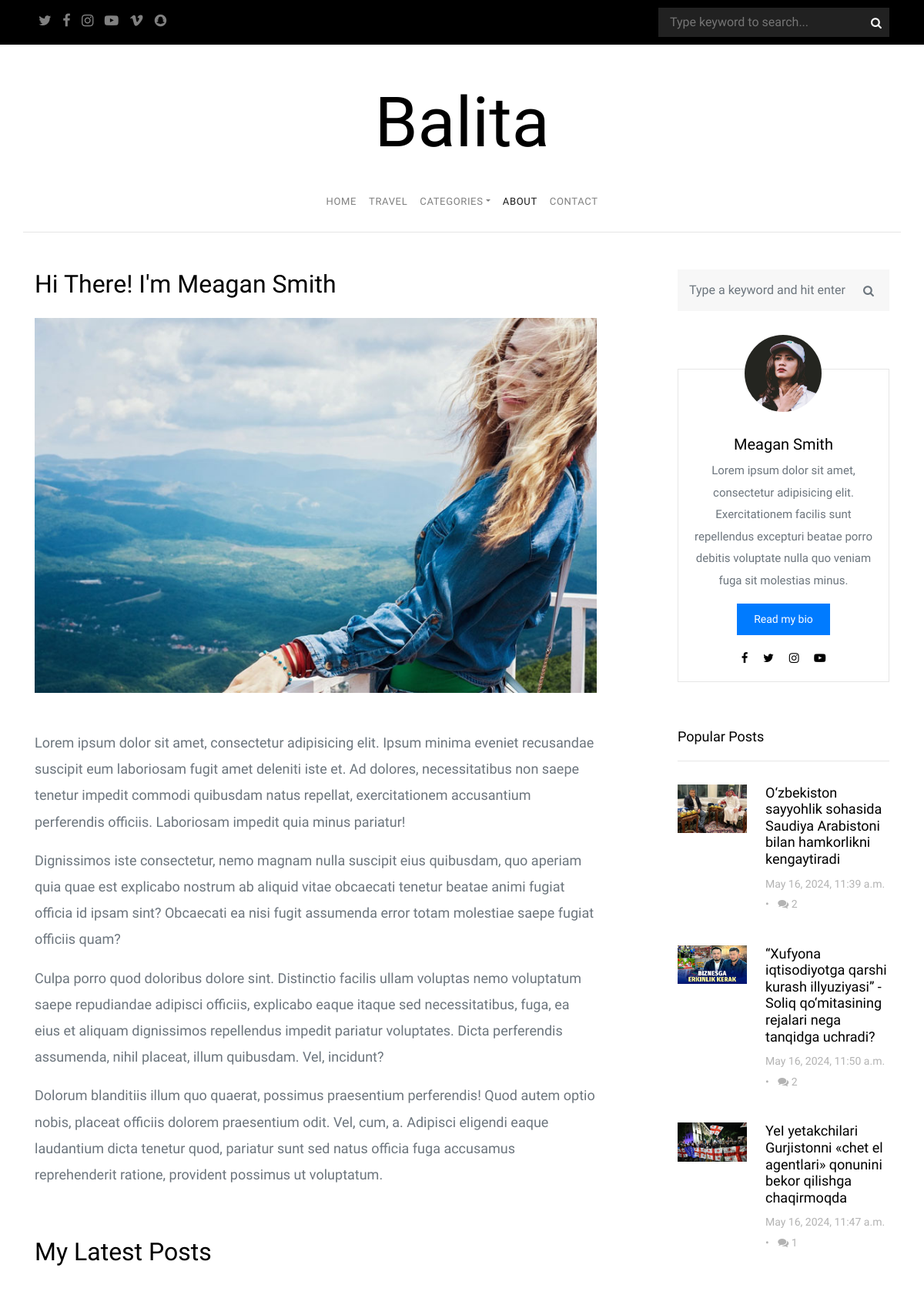
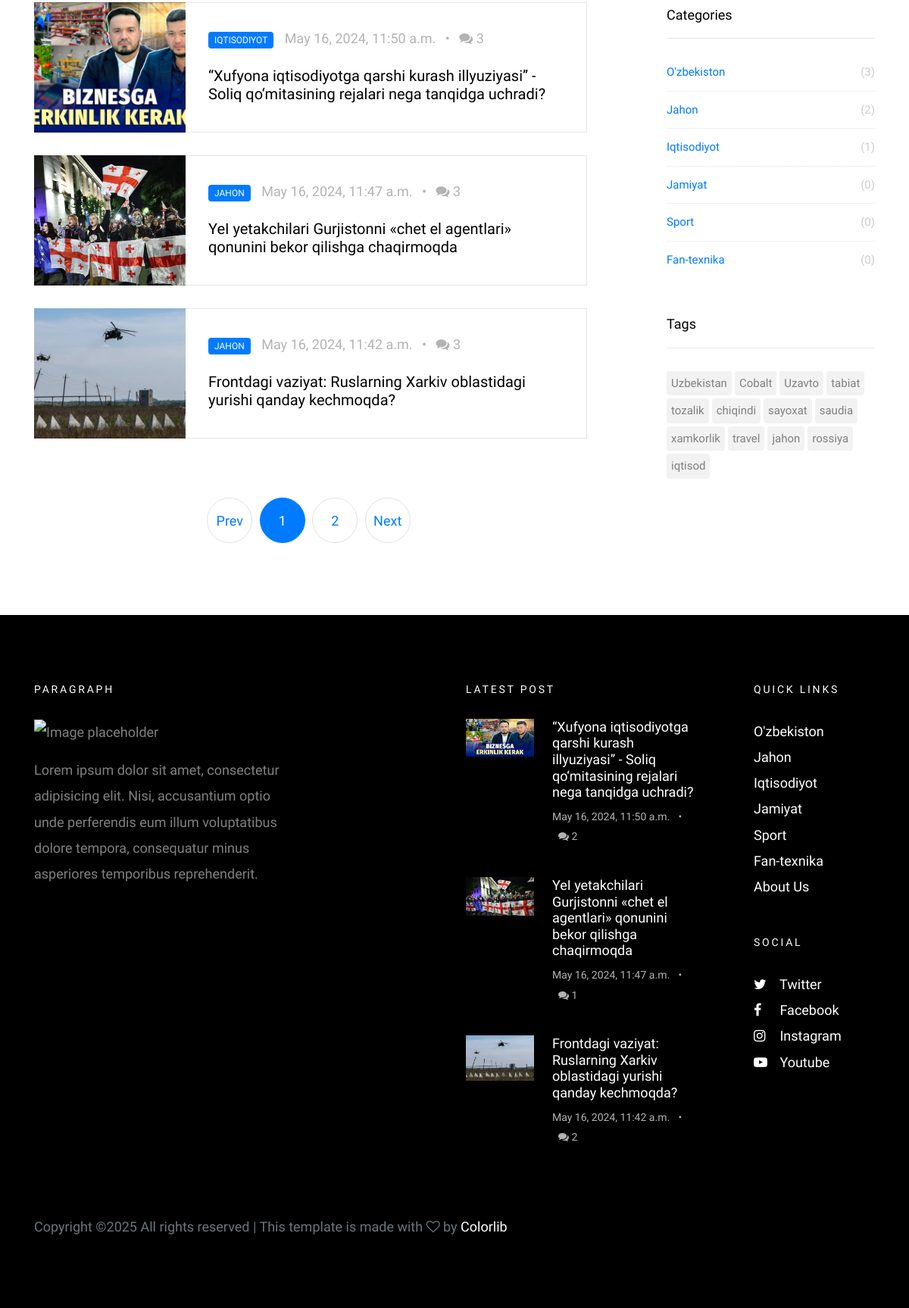
The page /about/ on the database its author committed (2 pictures, top to bottom).
### blog/models.py (models this page shows, shortened)
class Article(models.Model):
    title = models.CharField(max_length=255)
    sub_title = models.TextField(blank=True, null=True)
    category = models.ForeignKey(Category, on_delete=models.CASCADE)
    description = CKEditor5Field('Text', config_name='extends')
    image = models.ImageField(upload_to='articles/')
    tags = models.ManyToManyField(Tag, blank=True, null=True)
    is_published = models.BooleanField(default=True)
    view_count = models.IntegerField(default=0)
    created_at = models.DateTimeField(auto_now_add=True)
    updated_at = models.DateTimeField(auto_now=True)

class Category(models.Model):
    name = models.CharField(max_length=70)
    created_at = models.DateTimeField(auto_now_add=True)
    updated_at = models.DateTimeField(auto_now=True)
    def __str__(self):
        return self.name

class Tag(models.Model):
    name = models.CharField(max_length=255)
    created_at = models.DateTimeField(auto_now_add=True)
    updated_at = models.DateTimeField(auto_now=True)

### blog/views.py (the view)
# urls.py: path('about/', about_view),
def about_view(request):
    data = request.GET
    latest = Article.objects.all().order_by('-created_at')
    page = data.get('page', 1)
    page_article = Paginator(latest, 3)
    categories = Category.objects.all()
    tags = Tag.objects.all()
    popular = Article.objects.all().order_by('-view_count')
    d = {
        "about": "active",
        "categories": categories,
        "popular": popular[:3],
        "tags": tags,
        "latest": page_article.get_page(page),
        "latests_footer": latest[:3]
    }
    return render(request, 'about.html', context=d)

### templates/about.html (shortened to what this page needs)
{% extends 'layouts/master.html' %}
{% load static %}
{% block content %}
<div class="col-md-12 col-lg-8 main-content">
    <div class="row">
        <div class="col-md-12">
            <h2 class="mb-4">Hi There! I'm Meagan Smith</h2>
            <p class="mb-5"><img src="{% static 'images/img_6.jpg' %}" alt="Image placeholder"
                                 class="img-fluid"></p>
            <p>Lorem ipsum dolor sit amet, consectetur adipisicing elit. Ipsum minima eveniet recusandae
                suscipit eum laboriosam fugit amet deleniti iste et. Ad dolores, necessitatibus non saepe
                tenetur impedit commodi quibusdam natus repellat, exercitationem accusantium perferendis
                officiis. Laboriosam impedit quia minus pariatur!</p>
            <p>Dignissimos iste consectetur, nemo magnam nulla suscipit eius quibusdam, quo aperiam quia
                quae est explicabo nostrum ab aliquid vitae obcaecati tenetur beatae animi fugiat officia id
                ipsam sint? Obcaecati ea nisi fugit assumenda error totam molestiae saepe fugiat officiis
                quam?</p>
            <p>Culpa porro quod doloribus dolore sint. Distinctio facilis ullam voluptas nemo voluptatum
                saepe repudiandae adipisci officiis, explicabo eaque itaque sed necessitatibus, fuga, ea
                eius et aliquam dignissimos repellendus impedit pariatur voluptates. Dicta perferendis
                assumenda, nihil placeat, illum quibusdam. Vel, incidunt?</p>
            <p>Dolorum blanditiis illum quo quaerat, possimus praesentium perferendis! Quod autem optio
                nobis, placeat officiis dolorem praesentium odit. Vel, cum, a. Adipisci eligendi eaque
                laudantium dicta tenetur quod, pariatur sunt sed natus officia fuga accusamus reprehenderit
                ratione, provident possimus ut voluptatum.</p>
        </div>
    </div>
    <div class="row mb-5 mt-5">
        <div class="col-md-12 mb-5">
            <h2>My Latest Posts</h2>
        </div>
        <div class="col-md-12">
            {% for article in latest %}
            <div class="post-entry-horzontal">
                <a href="/category/{{article.id}}">
                    <div class="image" style="background-image: url({{article.image.url}});"></div>
                    <span class="text">
<div class="post-meta">
<span class="category">{{article.category}}</span>
<span class="mr-2">{{article.created_at}} </span> &bullet;
<span class="ml-2"><span class="fa fa-comments"></span> 3</span>
</div>
<h2>{{article.title}}</h2>
</span>
                </a>
            </div>
            {% endfor %}
        </div>
    </div>
    <div class="row">
        <div class="col-md-12 text-center">
            <nav aria-label="Page navigation" class="text-center">
                <ul class="pagination">
                    {% if latest.has_previous %}
                    <li class="page-item "><a class="page-link" href="?page={{latest.previous_page_number}}">Prev</a>
                    </li>
                    {% else %}
                    <li class="page-item "><a class="page-link" href="">Prev</a>
                    </li>
                    {% endif %}
                    {% for i in latest.paginator.page_range %}
                    {% if latest.number == i %}
                    <li class="page-item active"><a class="page-link" href="?page={{i}}">{{i}}</a></li>
                    {% else%}
                    <li class="page-item"><a class="page-link" href="?page={{i}}">{{i}}</a></li>
                    {% endif %}
                    {% endfor %}
                    {% if latest.has_next %}
                    <li class="page-item"><a class="page-link" href="?page={{latest.next_page_number}}">Next</a></li>
                    {% else %}
                    <li class="page-item"><a class="page-link" href="">Next</a></li>
                    {% endif %}
                </ul>
            </nav>
        </div>
    </div>
</div>
{% endblock %}

### templates/layouts/master.html (shortened to what this page needs)
<!doctype html>
<html lang="en">
{% load static %}
<head>
    <link rel="stylesheet" href="{% static './css/bootstrap.css' %}">
    <link rel="stylesheet" href="{% static './css/animate.css' %}">
    <link rel="stylesheet" href="{% static './css/owl.carousel.min.css' %}">
    <link rel="stylesheet" href="{% static './fonts/ionicons/css/ionicons.min.css' %}">
    <link rel="stylesheet" href="{% static './fonts/fontawesome/css/font-awesome.min.css' %}">
    <link rel="stylesheet" href="{% static './fonts/flaticon/font/flaticon.css' %}">
    <link rel="stylesheet" href="{% static './css/style.css' %}">
</head>
<body>
<header role="banner">
    <div class="top-bar">
        <div class="container">
            <div class="row">
                <div class="col-9 social">
                    <a href="#"><span class="fa fa-twitter"></span></a>
                    <a href="#"><span class="fa fa-facebook"></span></a>
                    <a href="#"><span class="fa fa-instagram"></span></a>
                    <a href="#"><span class="fa fa-youtube-play"></span></a>
                    <a href="#"><span class="fa fa-vimeo"></span></a>
                    <a href="#"><span class="fa fa-snapchat"></span></a>
                </div>
                <div class="col-3 search-top">
                    <form action="/search/" class="search-top-form" method="POST">
                        <span class="icon fa fa-search"></span>
                        <input name="key_word" type="text" id="search" placeholder="Type keyword to search...">
                    </form>
                </div>
            </div>
        </div>
    </div>
    <div class="container logo-wrap">
        <div class="row pt-5">
            <div class="col-12 text-center">
                <h1 class="site-logo"><a href="/">Balita</a></h1>
            </div>
        </div>
    </div>
    <nav class="navbar navbar-expand-md  navbar-light bg-light">
        <div class="container">
            <div class="collapse navbar-collapse" id="navbarMenu">
                <ul class="navbar-nav mx-auto">
                    <li class="nav-item">
                        <a class="nav-link {{home}}" href="/">Home</a>
                    </li>
                    <li class="nav-item ">
                        <a class="nav-link {{categories}}}" href="/categories/1" id="dropdown04">Travel</a>
                    </li>
                    <li class="nav-item dropdown">
                        <a class="nav-link dropdown-toggle {{category}}" href="/categories" id="dropdown05"
                           data-toggle="dropdown"
                           aria-haspopup="true" aria-expanded="false">Categories</a>
                    </li>
                    <li class="nav-item {{about}}">
                        <a class="nav-link {{about}}" href="/about">About</a>
                    </li>
                    <li class="nav-item {{contact}}">
                        <a class="nav-link {{contact}}" href="/contact">Contact</a>
                    </li>
                </ul>
            </div>
        </div>
    </nav>
</header>
<section class="pt-5">
</section>
<section class="site-section py-sm">
    <div class="container">
        <div class="row blog-entries">
            {% block content %}
            {% endblock %}
            <div class="col-md-12 col-lg-4 sidebar">
                <div class="sidebar-box search-form-wrap">
                    <form action="/search/" class="search-form" method="post">
                        <div class="form-group">
                            <span class="icon fa fa-search"></span>
                            <input name="key_word" type="text" class="form-control" id="s"
                                   placeholder="Type a keyword and hit enter">
                        </div>
                    </form>
                </div>
                <div class="sidebar-box">
                    <div class="bio text-center">
                        <img src="{% static 'images/person_1.jpg' %}" alt="Image Placeholder" class="img-fluid">
                        <div class="bio-body">
                            <h2>Meagan Smith</h2>
                            <p>Lorem ipsum dolor sit amet, consectetur adipisicing elit. Exercitationem facilis sunt
                                repellendus excepturi beatae porro debitis voluptate nulla quo veniam fuga sit molestias
                                minus.</p>
                            <p><a href="/about" class="btn btn-primary btn-sm">Read my bio</a></p>
                            <p class="social">
                                <a href="#" class="p-2"><span class="fa fa-facebook"></span></a>
                                <a href="#" class="p-2"><span class="fa fa-twitter"></span></a>
                                <a href="#" class="p-2"><span class="fa fa-instagram"></span></a>
                                <a href="#" class="p-2"><span class="fa fa-youtube-play"></span></a>
                            </p>
                        </div>
                    </div>
                </div>
                <div class="sidebar-box">
                    <h3 class="heading">Popular Posts</h3>
                    <div class="post-entry-sidebar">
                        <ul>
                            {% for article in popular %}
                            <li>
                                <a href="/category/{{article.id}}">
                                    <img src="{{article.image.url}}" alt="Image placeholder" class="mr-4">
                                    <div class="text">
                                        <h4>{{article.title}}</h4>
                                        <div class="post-meta">
                                            <span class="mr-2">{{article.updated_at}} </span> &bullet;
                                            <span class="ml-2"><span class="fa fa-comments"></span> {{article.comments_set.count}}</span>
                                        </div>
                                    </div>
                                </a>
                            </li>
                            {% endfor %}
                        </ul>
                    </div>
                </div>
                <div class="sidebar-box">
                    <h3 class="heading">Categories</h3>
                    <ul class="categories">
                        {% for category in categories %}
                        <li><a href="/categories/{{category.id}}">
                            {{category}}<span>({{category.article_set.count}})</span></a>
                        </li>
                        {% endfor %}
                    </ul>
                </div>
                <div class="sidebar-box">
                    <h3 class="heading">Tags</h3>
                    <ul class="tags">
                        {% for tag in tags %}
                        <li><a href="/categories/?tag={{tag.id}}">{{tag.name}}</a></li>
                        {% endfor %}
                    </ul>
                </div>
            </div>
        </div>
    </div>
</section>
<footer class="site-footer">
    <div class="container">
        <div class="row mb-5">
            <div class="col-md-4">
                <h3>Paragraph</h3>
                <p>
                    <img src="{% static 'images/img_1.jpg' %}" alt="Image placeholder" class="img-fluid">
                </p>
                <p>Lorem ipsum dolor sit amet, consectetur adipisicing elit. Nisi, accusantium optio unde perferendis
                    eum illum voluptatibus dolore tempora, consequatur minus asperiores temporibus reprehenderit.</p>
            </div>
            <div class="col-md-6 ml-auto">
                <div class="row">
                    <div class="col-md-7">
                        <h3>Latest Post</h3>
                        <div class="post-entry-sidebar">
                            <ul>
                                {% for latest in latests_footer %}
                                <li>
                                    <a href>
                                        <img src="{{ latest.image.url }}" alt="Image placeholder" class="mr-4">
                                        <div class="text">
                                            <h4>{{latest.title}}</h4>
                                            <div class="post-meta">
                                                <span class="mr-2">{{latest.created_at}} </span> &bullet;
                                                <span class="ml-2"><span class="fa fa-comments"></span> {{latest.comments_set.count}}</span>
                                            </div>
                                        </div>
                                    </a>
                                </li>
                                {% endfor %}
                            </ul>
                        </div>
                    </div>
                    <div class="col-md-1"></div>
                    <div class="col-md-4">
                        <div class="mb-5">
                            <h3>Quick Links</h3>
                            <ul class="list-unstyled">
                                {% for category in categories %}
                                <li><a href="/categories/{{category.id}}">{{category}}</a></li>
                                {% endfor %}
                                <li><a href="/about">About Us</a></li>
                            </ul>
                        </div>
                        <div class="mb-5">
                            <h3>Social</h3>
                            <ul class="list-unstyled footer-social">
                                <li><a href="#"><span class="fa fa-twitter"></span> Twitter</a></li>
                                <li><a href="#"><span class="fa fa-facebook"></span> Facebook</a></li>
                                <li><a href="#"><span class="fa fa-instagram"></span> Instagram</a></li>
                                <li><a href="#"><span class="fa fa-youtube-play"></span> Youtube</a></li>
                            </ul>
                        </div>
                    </div>
                </div>
            </div>
        </div>
        <div class="row">
            <div class="col-md-12">
                Copyright &copy;<script>document.write(new Date().getFullYear());</script>
                All rights reserved | This template is made with <i class="fa fa-heart-o" aria-hidden="true"></i> by <a
                    href="https://colorlib.com/" target="_blank">Colorlib</a>
            </div>
        </div>
    </div>
</footer>
</body>
</html>

### rows shown on the page
Article: image (picture), category "IQTISODIYOT", created_at "May 16, 2024, 11:50 a.m.", title "“Xufyona iqtisodiyotga qarshi kurash illyuziyasi” - Soliq qo‘mitasining rejalari nega tanqidga uchradi?", updated_at "May 16, 2024, 11:50 a.m.", comments_set.count "2"
Article: image (picture), category "JAHON", created_at "May 16, 2024, 11:47 a.m.", title "YeI yetakchilari Gurjistonni «chet el agentlari» qonunini bekor qilishga chaqirmoqda", updated_at "May 16, 2024, 11:47 a.m.", comments_set.count "1"
Article: image (picture), category "JAHON", created_at "May 16, 2024, 11:42 a.m.", title "Frontdagi vaziyat: Ruslarning Xarkiv oblastidagi yurishi qanday kechmoqda?", comments_set.count "2"
Article: image (picture), title "O‘zbekiston sayyohlik sohasida Saudiya Arabistoni bilan hamkorlikni kengaytiradi", updated_at "May 16, 2024, 11:39 a.m.", comments_set.count "2"
Category: name "O'zbekiston", article_set.count "3"
Category: name "Jahon", article_set.count "2"
Category: name "Iqtisodiyot", article_set.count "1"
Category: name "Jamiyat", article_set.count "0"
Category: name "Sport", article_set.count "0"
Category: name "Fan-texnika", article_set.count "0"
Tag: name "Uzbekistan"
Tag: name "Cobalt"
Tag: name "Uzavto"
Tag: name "tabiat"
Tag: name "tozalik"
Tag: name "chiqindi"
Tag: name "sayoxat"
Tag: name "saudia"
Tag: name "xamkorlik"
Tag: name "travel"
Tag: name "jahon"
Tag: name "rossiya"
Tag: name "iqtisod"

### other values the page prints
{{ i }} "1"
{{ i }} "2"
